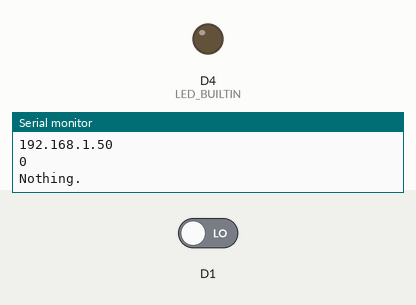
Simulated run of this sketch. Board: ESP8266 (NodeMCU). Shown: output pins drawn as LEDs (lit = HIGH, except the on-board LED, lit = LOW), the last lines printed to the serial monitor. The test bench sets the inputs (shaded band); at power-on: D1 LOW. WiFi joins after 1.5 s; servers stay silent unless stated; uploads are accepted with an empty reply.

Above: at 2.7 s.
2.8 s: D1 driven HIGH
At 8.5 s:
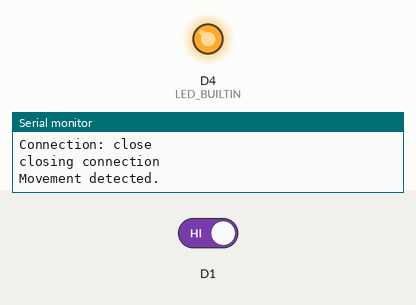
9.2 s: D1 driven LOW
At 13.9 s:
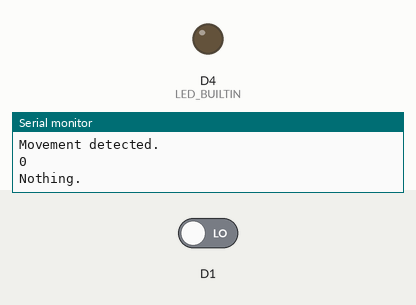
Timing chart, 0 to 15.4 s (numbered marks = the images above; inputs shaded):
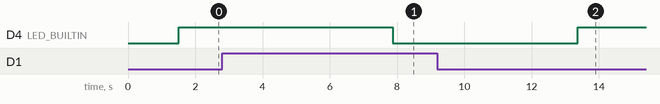

Measured:
- after the input at 2.8 s, D4 (LED_BUILTIN): HIGH → LOW after 5.1 s
- after the input at 9.2 s, D4 (LED_BUILTIN): LOW → HIGH after 4.2 s

The sketch:

line_bot_notify_esp_09.ino
```cpp
#include <ESP8266WiFi.h>

const char* ssid = "TonMiA1";
const char* password = "0863741677";
const char* host = "doctor.eggdigital.com";
//https://doctor.eggdigital.com/pushmsg-robot.php?cid=Cbda0de00773c3e8876a566530b3fe3aa&msg=มีผู้บุกรุก

// the setup function runs once when you press reset or power the board
void setup() {
  // initialize digital pin LED_BUILTIN as an output.
  pinMode(D4, OUTPUT);
  pinMode(D1,INPUT);
  digitalWrite(D4,LOW);

  Serial.begin(9600);

  // We start by connecting to a WiFi network
  Serial.println();
  Serial.println();
  Serial.print("Connecting to ");
  Serial.println(ssid);
  WiFi.begin(ssid, password);
  while (WiFi.status() != WL_CONNECTED) {
    delay(500);
    Serial.print(".");
  }
  Serial.println("");
  Serial.println("WiFi connected");
  Serial.println("IP address: ");
  Serial.println(WiFi.localIP());
}

void gp_fetch_url(char* gp_url) {
  Serial.print("connecting to ");
  Serial.println(host);
  // Use WiFiClient class to create TCP connections
  WiFiClient client;
  const int httpPort = 80;
  if (!client.connect(host, httpPort)) {
    Serial.println("connection failed");
  return;
  }
  // We now create a URI for the request
  String url = gp_url;
  //String url = "/gp/gpControl/status";
  Serial.print("Requesting URL: ");
  Serial.println(url);
  // This will send the request to the server
  client.print(String("GET ") + url + " HTTP/1.1\r\n" +
  "Host: " + host + "\r\n" +
  "Connection: close\r\n\r\n");
  delay(10);
  // Read all the lines of the reply from server and print them to Serial
  while(client.available()){
    String line = client.readStringUntil('\r');
  Serial.print(line);
  }
  Serial.println();
  Serial.println("closing connection");
  // LED Blink
  digitalWrite(BUILTIN_LED, LOW);
  delay(500);
}


// the loop function runs over and over again forever
void loop() {
  // wait for a second
  Serial.println(digitalRead(D1));
  if(digitalRead(D1)==HIGH) {
    // Call Line Bot API
    gp_fetch_url("/pushmsg-robot.php?cid=Cf29847a5bb62b13f83d1c6954fa947e8&msg=ตรวจพบผู้บุกรุก");

    digitalWrite(D4, LOW);
    Serial.println("Movement detected.");
  }
  else {
    digitalWrite(D4, HIGH);
    Serial.println("Nothing.");
  }

  delay(5000);

}
```
